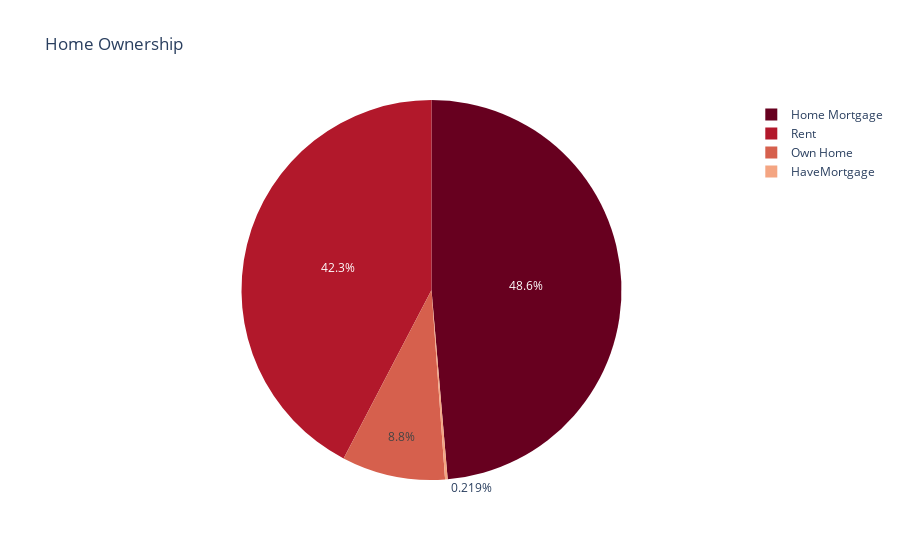

Notebook code cell kept with this figure:
### Markdown cell above
#create chart visualization for the "Home Ownership"

### Code cell
#px.pie()-->دالة عشان ترسملي مخطط دائري
#color_discrete_sequence to determines the color sequence
import plotly.express as px
fig = px.pie(new_dataSet, names='Home Ownership', title='Home Ownership',color_discrete_sequence=px.colors.sequential.RdBu)
fig.show()

### Figure 1 — Plotly figure (JSON) as saved in the notebook; plotly's stock layout.template omitted (floating-point values rounded to 4 significant figures; data arrays with more than 128 entries replaced by an {"elided": "..."} marker saying what was removed)
{"data": [{"domain": {"x": [0, 1], "y": [0, 1]}, "hovertemplate": "Home Ownership=%{label}<extra></extra>", "labels": {"elided": "67490 str values"}, "legendgroup": "", "name": "", "showlegend": true, "type": "pie"}], "layout": {"legend": {"tracegroupgap": 0}, "piecolorway": ["rgb(103,0,31)", "rgb(178,24,43)", "rgb(214,96,77)", "rgb(244,165,130)", "rgb(253,219,199)", "rgb(247,247,247)", "rgb(209,229,240)", "rgb(146,197,222)", "rgb(67,147,195)", "rgb(33,102,172)", "rgb(5,48,97)"], "title": {"text": "Home Ownership"}}}
